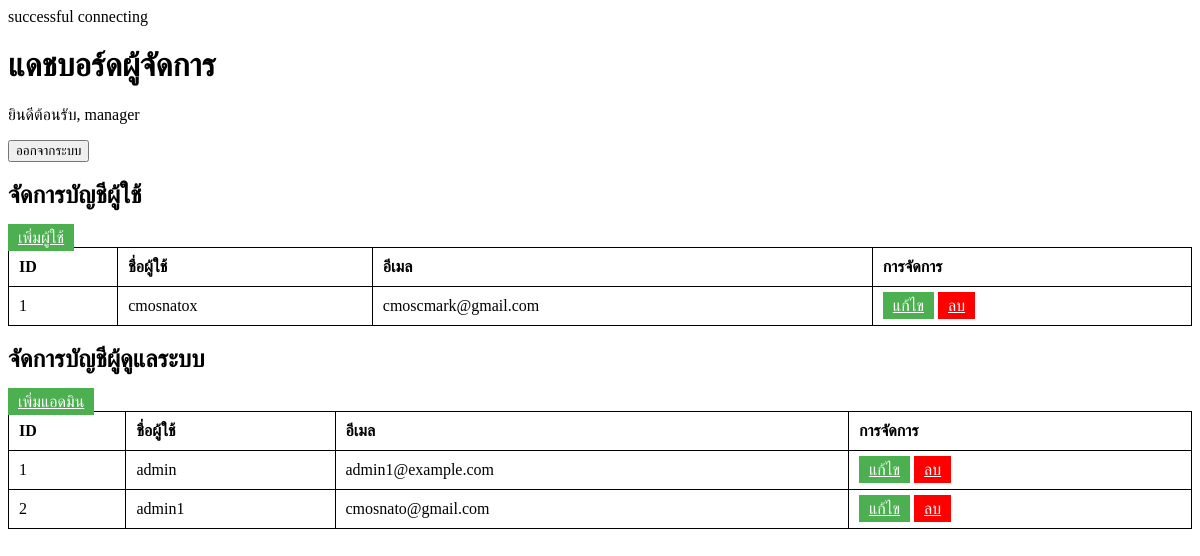
Page /manager-dashboard.php (signed in) on the committed database.
### tables this page shows
CREATE TABLE `users` (
  `id` int(11) NOT NULL,
  `username` varchar(50) NOT NULL,
  `password` varchar(255) NOT NULL,
  `surname` varchar(100) DEFAULT NULL,
  `email` varchar(100) NOT NULL
);

### manager-dashboard.php (the view, shortened to what this page needs)
<?php
include 'db_connection.php';
$user_query = "SELECT id, username, email FROM users";
$user_result = $conn->query($user_query);
$admin_query = "SELECT id, username, email FROM admin";
$admin_result = $conn->query($admin_query);
?>
<!DOCTYPE html>
<html lang="th">
<head>
</head>
<body>
    <h1>แดชบอร์ดผู้จัดการ</h1>
    <p>ยินดีต้อนรับ, <?php echo htmlspecialchars($_SESSION['manager_username']); ?></p>
    <button onclick="location.href='logout.php'">ออกจากระบบ</button>
    <h2>จัดการบัญชีผู้ใช้</h2>
    <a href="add-user.php" class="button">เพิ่มผู้ใช้</a>
    <table>
        <thead>
            <tr>
                <th>ID</th>
                <th>ชื่อผู้ใช้</th>
                <th>อีเมล</th>
                <th>การจัดการ</th>
            </tr>
        </thead>
        <tbody>
            <?php if ($user_result->num_rows > 0): ?>
                <?php while($user = $user_result->fetch_assoc()): ?>
                    <tr>
                        <td><?php echo $user['id']; ?></td>
                        <td><?php echo htmlspecialchars($user['username']); ?></td>
                        <td><?php echo htmlspecialchars($user['email']); ?></td>
                        <td>
                            <a href="edit-user.php?id=<?php echo $user['id']; ?>" class="button">แก้ไข</a>
                            <a href="delete-user.php?id=<?php echo $user['id']; ?>" class="button button-delete" onclick="return confirm('คุณแน่ใจหรือไม่ว่าต้องการลบผู้ใช้นี้?')">ลบ</a>
                        </td>
                    </tr>
                <?php endwhile; ?>
            <?php else: ?>
                <tr>
                    <td colspan="4">ไม่มีผู้ใช้ในระบบ</td>
                </tr>
            <?php endif; ?>
        </tbody>
    </table>
    <h2>จัดการบัญชีผู้ดูแลระบบ</h2>
    <a href="add-admin.php" class="button">เพิ่มแอดมิน</a>
    <table>
        <thead>
            <tr>
                <th>ID</th>
                <th>ชื่อผู้ใช้</th>
                <th>อีเมล</th>
                <th>การจัดการ</th>
            </tr>
        </thead>
        <tbody>
            <?php if ($admin_result->num_rows > 0): ?>
                <?php while($admin = $admin_result->fetch_assoc()): ?>
                    <tr>
                        <td><?php echo $admin['id']; ?></td>
                        <td><?php echo htmlspecialchars($admin['username']); ?></td>
                        <td><?php echo htmlspecialchars($admin['email']); ?></td>
                        <td>
                            <a href="edit-admin.php?id=<?php echo $admin['id']; ?>" class="button">แก้ไข</a>
                            <a href="delete-admin.php?id=<?php echo $admin['id']; ?>" class="button button-delete" onclick="return confirm('คุณแน่ใจหรือไม่ว่าต้องการลบผู้ดูแลระบบนี้?')">ลบ</a>
                        </td>
                    </tr>
                <?php endwhile; ?>
            <?php else: ?>
                <tr>
                    <td colspan="4">ไม่มีผู้ดูแลระบบในระบบ</td>
                </tr>
            <?php endif; ?>
        </tbody>
    </table>
</body>
</html>

### manager-dashboard.php (style rules this page uses)
table { width: 100%; border-collapse: collapse; }
table, th, td { border: 1px solid black; }
th, td { padding: 10px; text-align: left; }
.button { padding: 5px 10px; background-color: #4CAF50; color: white; border: none; cursor: pointer; }
.button-delete { background-color: red; }

### rows in the picture
users: id "1", username "cmosnatox", email "cmoscmark@gmail.com"

### other values in the picture
$_SESSION['manager_username'] "manager"
$admin['id'] "1"
$admin['username'] "admin"
$admin['email'] "admin1@example.com"
$admin['id'] "2"
$admin['username'] "admin1"
$admin['email'] "cmosnato@gmail.com"
